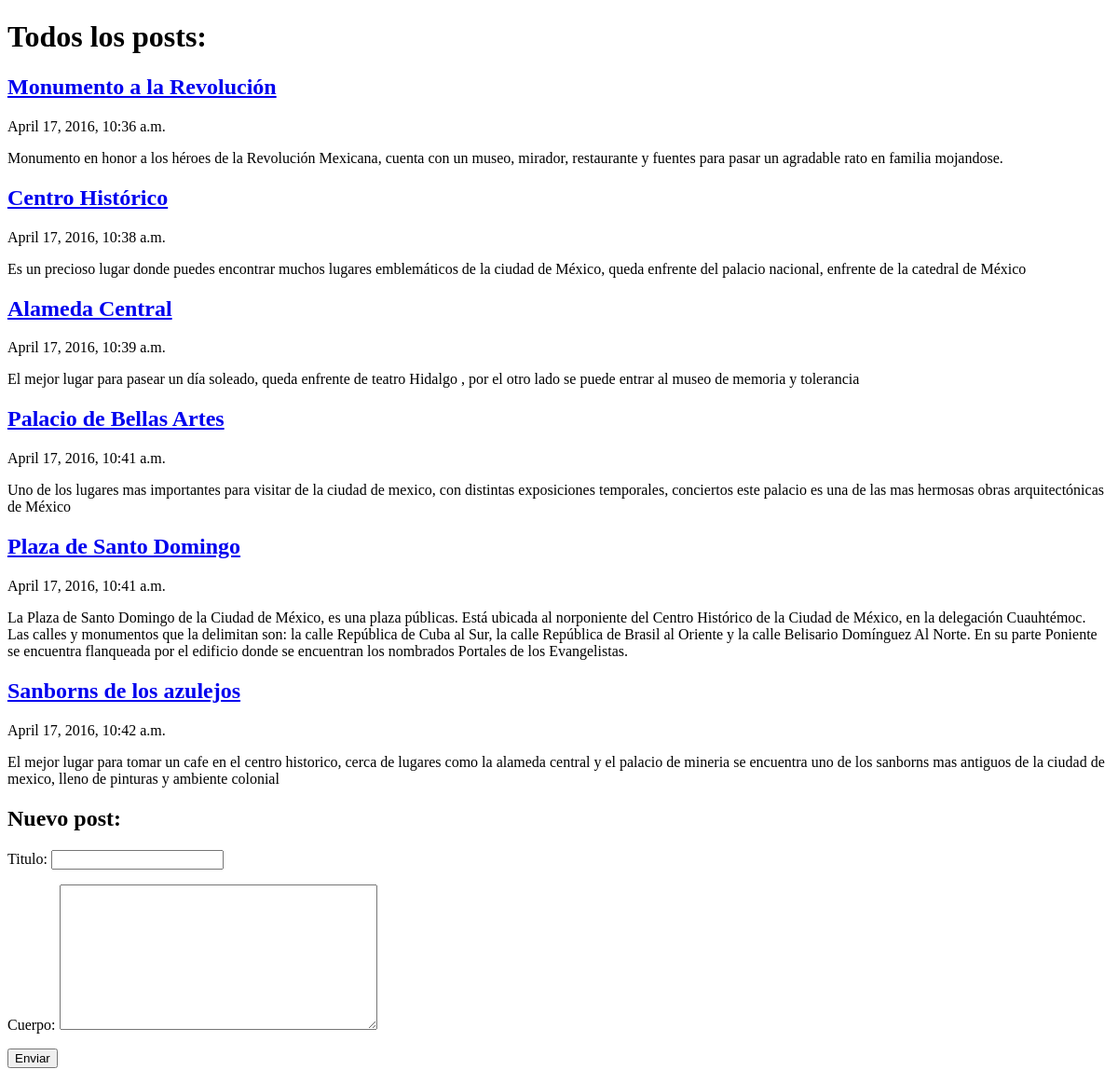
Before: /posts/todos/ with the older database file.
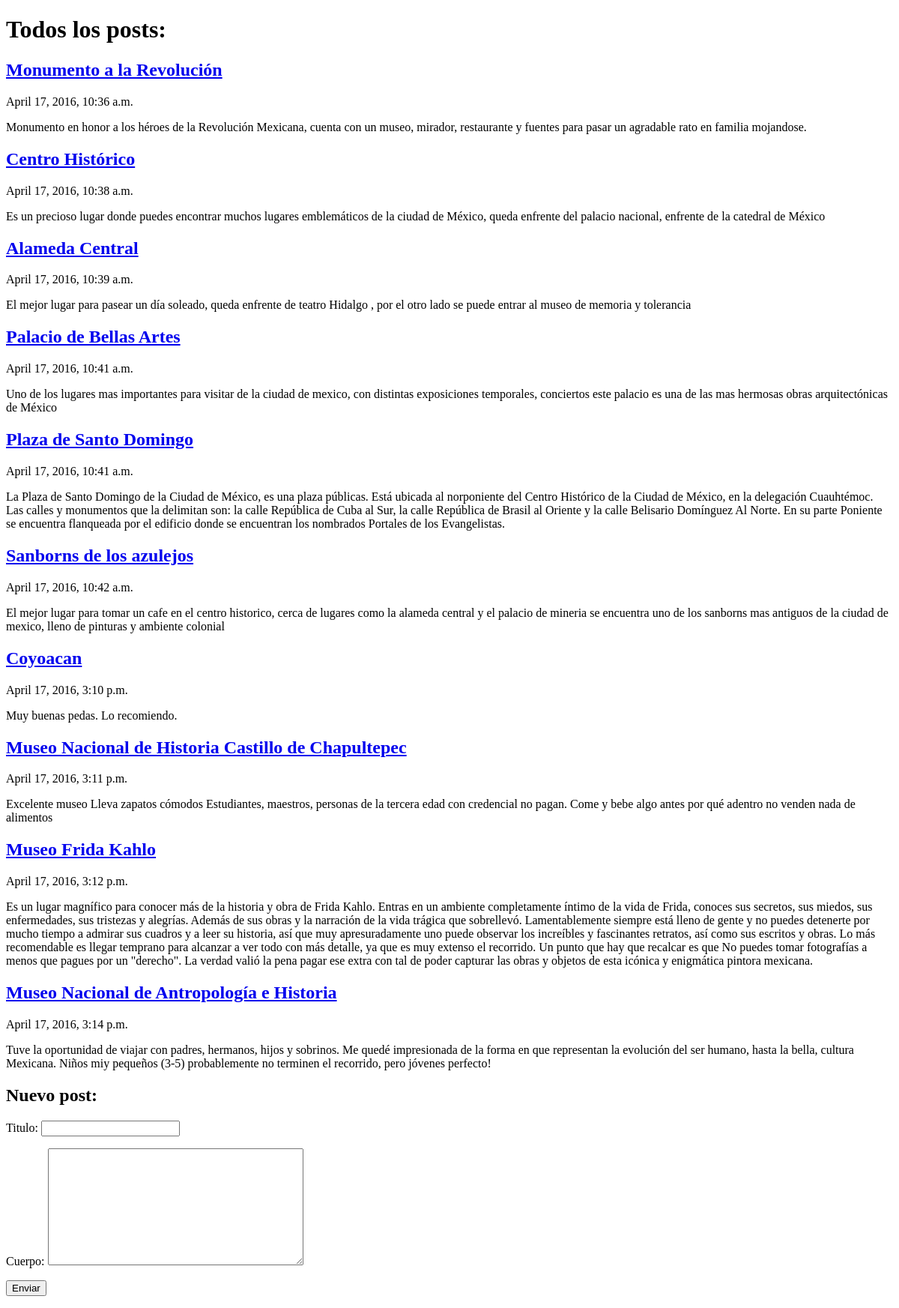
After: the same page with the newer database file.
### posts/models.py (models this page shows, shortened)
class Post(models.Model):
	titulo=models.CharField(max_length=50)
	slug=models.SlugField(max_length=50, blank=True,null=True)
	cuerpo=models.TextField()
	fecha=models.DateTimeField(auto_now=True)
	publicado=models.BooleanField(default=True)
	autor=models.ForeignKey(User,related_name='posts_publicados',blank=True,null=True)
	def get_absolute_url(self):
		return reverse('posts:detalle',args=[self.pk])

### posts/views.py (the view, shortened to what this page needs)
class PostView(View):
	def get(self,request):
		template="posts/todos.html"
		posts=Post.objects.all()
		form=PostForm()
		context={
		'posts':posts,
		'form':form
		}
		return render(request,template,context)

### posts/forms.py
class PostForm(forms.ModelForm):
	class Meta:
		model=Post
		fields=('titulo','cuerpo')

### templates/posts/todos.html (shortened to what this page needs)
<!DOCTYPE html>
{%load static%}
{%block content%}
	<h1>Todos los posts:</h1>
	{% for post in posts %}
	<a href="{{post.get_absolute_url}}">
		<h2>{{post.titulo}}</h2>
	</a>
		<p>{{post.fecha}}</p>
		<p>{{post.cuerpo}}</p>
	{%endfor%}
	<h2>Nuevo post:</h2>
	<form action="." method="post">
		{{form.as_p}}
		<p><input type="submit" value="Enviar"></p>
	</form>
{%endblock content%}

Changed rows visible on the page:
added Post: titulo "Coyoacan", fecha "April 17, 2016, 3:10 p.m.", cuerpo "Muy buenas pedas. Lo recomiendo."
added Post: titulo "Museo Nacional de Historia Castillo de Chapultepec", fecha "April 17, 2016, 3:11 p.m.", cuerpo "Excelente museo Lleva zapatos cómodos Estudiantes, maestros, personas de la tercera edad con credencial no pagan. Come y bebe algo antes por qué adentro no venden nada de alimentos"
added Post: titulo "Museo Frida Kahlo", fecha "April 17, 2016, 3:12 p.m.", cuerpo "Es un lugar magnífico para conocer más de la historia y obra de Frida Kahlo. Entras en un ambiente completamente íntimo de la vida de Frida, conoces sus secretos, sus miedos, sus enfermedades, sus tristezas y alegrías. Además de sus obras y la narración de la vida trágica que sobrellevó. Lamentablemente siempre está lleno de gente y no puedes detenerte por mucho tiempo a admirar sus cuadros y a leer su historia, así que muy apresuradamente uno puede observar los increíbles y fascinantes retratos, así como sus escritos y obras. Lo más recomendable es llegar temprano para alcanzar a ver todo con más detalle, ya que es muy extenso el recorrido. Un punto que hay que recalcar es que No puedes…"
added Post: titulo "Museo Nacional de Antropología e Historia", fecha "April 17, 2016, 3:14 p.m.", cuerpo "Tuve la oportunidad de viajar con padres, hermanos, hijos y sobrinos. Me quedé impresionada de la forma en que representan la evolución del ser humano, hasta la bella, cultura Mexicana. Niños miy pequeños (3-5) probablemente no terminen el recorrido, pero jóvenes perfecto!"
